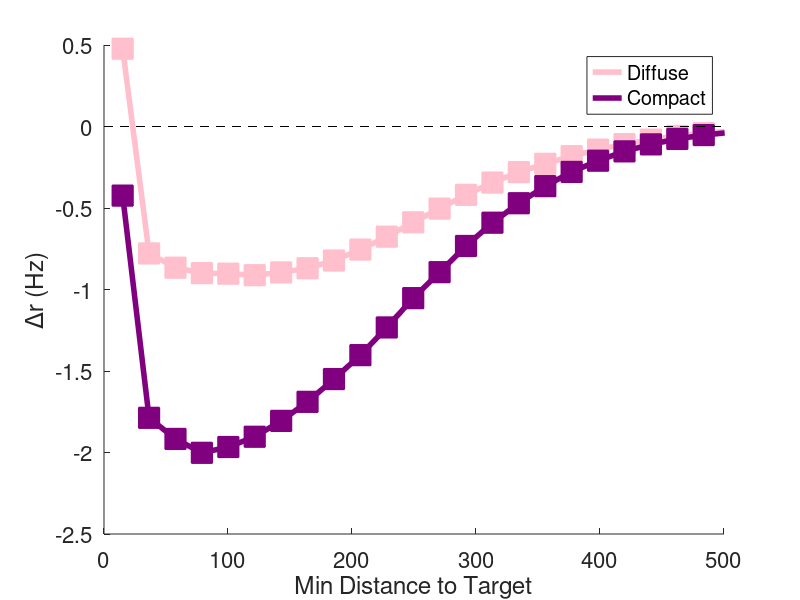
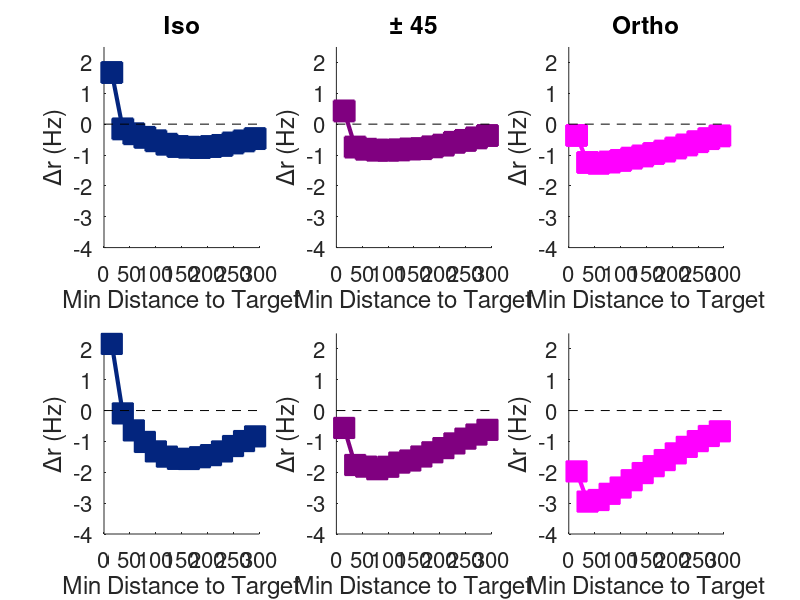
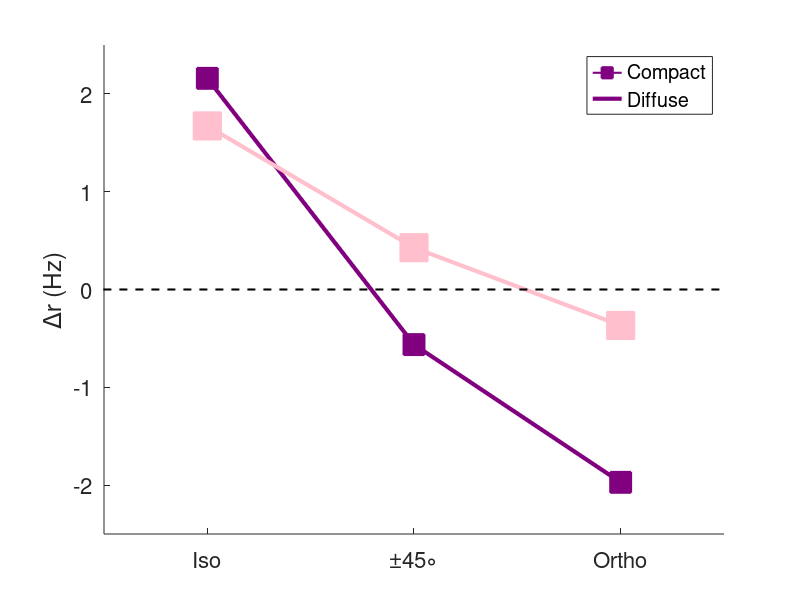
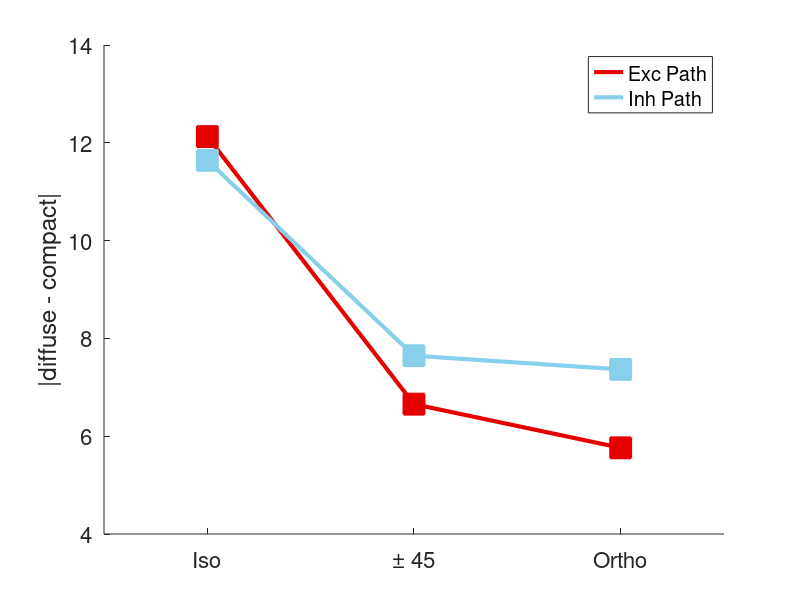

Write MATLAB code to recreate these figures, in order.
%%
% Reproduces the modeling panels in Fig. 6 in:
%   IA Oldenburg, WD Hendricks, G Handy, K Shamardani, HA Bounds, B Doiron, 
%   H Adesnik. The logic of recurrent circuits in the primary visual 
%   cortex. bioRxiv (2022)
%
% Written and edited by G Handy 10/26/2022
%%
clear; close all; clc;

% Load the simulation data
tightResults = load('./SimData/tightIsoOrtho.mat');
looseResults = load('./SimData/looseIsoOrtho.mat');

%% Diffuse vs. compact panel
dist_scale = 1420;
figure(1); hold on;
h1 = plot(looseResults.dist_bins(1:end-1)*dist_scale,...
    looseResults.binned_delta_r_ave,'-','linewidth',4,...
    'color',[1, 0.75, 0.8]);
plot(looseResults.dist_bins(1:end-1)*dist_scale,...
    looseResults.binned_delta_r_ave,'s','markersize',15,'linewidth',1,...
    'color',[1, 0.75, 0.8],'MarkerFaceColor',[1, 0.75, 0.8])

h2 = plot(tightResults.dist_bins(1:end-1)*dist_scale,...
    tightResults.binned_delta_r_ave,'-','linewidth',4,...
    'color',[0.5, 0, 0.5]);
plot(tightResults.dist_bins(1:end-1)*dist_scale,...
    tightResults.binned_delta_r_ave,'s','markersize',15,'linewidth',1,...
    'color',[0.5, 0, 0.5],'MarkerFaceColor',[0.5, 0, 0.5])

x_temp = tightResults.dist_bins(1:end-1)*dist_scale;
plot([0 500],[0 0],'k--')
set(gca,'fontsize',16)
xlim([0 500])
xlabel('Min Distance to Target')
ylabel('\Deltar (Hz)')
legend([h1 h2],{'Diffuse', 'Compact'})

%% Iso vs. ortho panel
figure(2); clf; hold on;
colorScheme = [[3,37,126]/255; [0.5, 0, 0.5]; [255,0,255]/255];
subtitles = {'Iso','\pm 45','Ortho'};
for gg = 1:3
    subplot(2,3,gg+3); hold on;
    plot(tightResults.dist_bins(1:end-1)*1420,tightResults.binned_delta_r_ave_v2(:,gg),'s-',...
        'linewidth',1,'markersize',15,'color',colorScheme(gg,:),'MarkerFaceColor',colorScheme(gg,:));
    plot(tightResults.dist_bins(1:end-1)*1420,tightResults.binned_delta_r_ave_v2(:,gg),'-',...
        'linewidth',3,'markersize',15,'color',colorScheme(gg,:));
    
    plot([0 tightResults.dist_bins(end)]*1420,[0 tightResults.dist_bins(end)]*0,'k--')
    xlim([0 300])
    set(gca,'fontsize',16)
    ylabel('\Deltar (Hz)')
    xlabel('Min Distance to Target')
    ylim([-4 2.5])
    
    subplot(2,3,gg); hold on;
    plot(looseResults.dist_bins(1:end-1)*1420,looseResults.binned_delta_r_ave_v2(:,gg),'s-',...
        'linewidth',1.5,'markersize',15,'color',colorScheme(gg,:),'MarkerFaceColor',colorScheme(gg,:));
    plot(looseResults.dist_bins(1:end-1)*1420,looseResults.binned_delta_r_ave_v2(:,gg),'-',...
        'linewidth',3,'markersize',15,'color',colorScheme(gg,:));
    
    plot([0 looseResults.dist_bins(end)]*1420,[0 looseResults.dist_bins(end)]*0,'k--')
    xlim([0 300])
    set(gca,'fontsize',16)
    ylabel('\Deltar (Hz)')
    xlabel('Min Distance to Target')
    ylim([-4 2.5])
    title(subtitles{gg})
end

%% Iso vs. ortho panel (first data point)
figure(3); clf; hold on;
plot([1:3],tightResults.binned_delta_r_ave_v2(1,[1:3]),'s-',...
        'linewidth',1.5,'markersize',15,'color',[0.5, 0, 0.5],'markerfacecolor',[0.5, 0, 0.5]); 
plot([1:3],tightResults.binned_delta_r_ave_v2(1,[1:3]),'-',...
        'linewidth',3,'markersize',15,'color',[0.5, 0, 0.5],'markerfacecolor',[0.5, 0, 0.5]); 
plot([1:3],looseResults.binned_delta_r_ave_v2(1,[1:3]),'s-',...
        'linewidth',1,'markersize',20,'color',[1, 0.75, 0.8],'markerfacecolor',[1, 0.75, 0.8]); 
plot([1:3],looseResults.binned_delta_r_ave_v2(1,[1:3]),'-',...
        'linewidth',3,'markersize',20,'color',[1, 0.75, 0.8]); 
    
plot([0 4],[0 0],'k--','linewidth',1.5)
legend('Compact','Diffuse')    
set(gca,'fontsize',16)
xlim([0.5 3.5])
ylim([-2.5 2.5])
xticks([1 2 3]) 
xticklabels({'Iso','\pm45\circ','Ortho'})
set(gca,'fontsize',16)
ylabel('\Deltar (Hz)')

%% Iso vs. ortho subpanel
figure(4); clf; hold on;
h =[];
plot([1:3],tightResults.binned_delta_r_ee_ave(1,[1:3])-looseResults.binned_delta_r_ee_ave(1,[1:3]),...
    's-','linewidth',1.5,'markersize',15,'color',[0.9 0 0],'markerfacecolor',[0.9 0 0]);
h(1) = plot([1:3],tightResults.binned_delta_r_ee_ave(1,[1:3])-looseResults.binned_delta_r_ee_ave(1,[1:3]),...
    '-','linewidth',3,'markersize',15,'color',[0.9 0 0]);

plot([1:3],abs(tightResults.binned_delta_r_eie_ave(1,[1:3])-looseResults.binned_delta_r_eie_ave(1,[1:3])),...
    's-','linewidth',1.5,'markersize',15,'color',[0.53 0.81 0.92],'markerfacecolor',[0.53 0.81 0.92]);
h(2) =plot([1:3],abs(tightResults.binned_delta_r_eie_ave(1,[1:3])-looseResults.binned_delta_r_eie_ave(1,[1:3])),...
    '-','linewidth',3,'markersize',15,'color',[0.53 0.81 0.92]);
legend(h,{'Exc Path','Inh Path'})
set(gca,'fontsize',16)
xlim([0.5 3.5])
xticks([1 2 3]) 
xticklabels({'Iso','\pm 45','Ortho'})
ylabel('|diffuse - compact|')
set(gca,'fontsize',16)